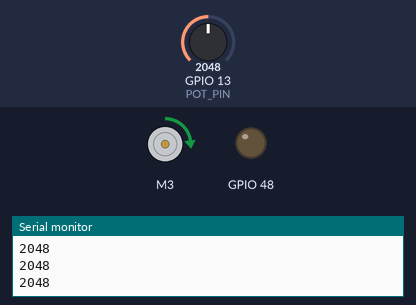
Bench run of a program on a simulated ESP32-S3. Parts: DC motor (green arrow = forward, orange = backward, longer = faster), output pins drawn as LEDs (lit = HIGH), the last lines printed to the serial monitor. The test bench sets the inputs (shaded band); at power-on: GPIO 13 (POT_PIN) = 2048.

Above: at 10.7 s.
10.8 s: GPIO 13 (POT_PIN) set to 2866
At 11.1 s:
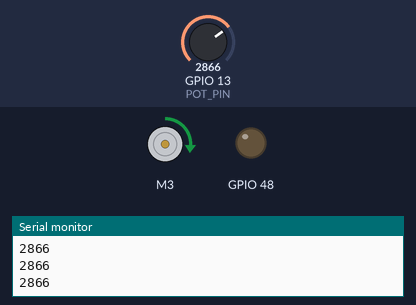
12.3 s: GPIO 13 (POT_PIN) set to 4095
At 13.5 s:
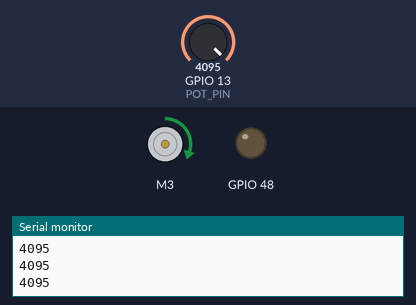
13.8 s: GPIO 13 (POT_PIN) set to 2047
At 14.6 s:
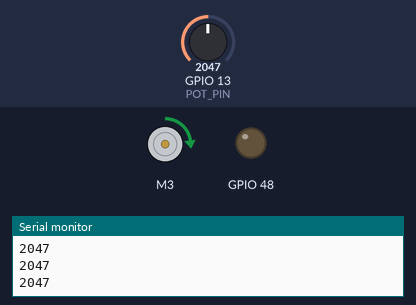
15.3 s: GPIO 13 (POT_PIN) set to 491
At 15.9 s:
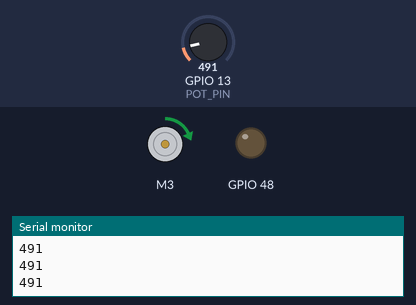
Timing chart, 0 to 17.8 s (numbered marks = the images above; inputs shaded):
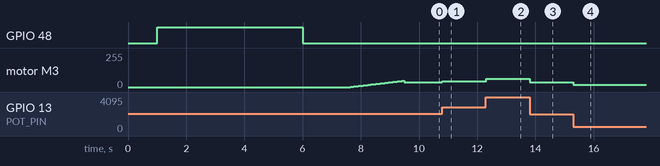

Measured:
- after the input at 10.8 s, motor M3: forward 35/255 → forward 45/255 at once
- after the input at 12.3 s, motor M3: forward 45/255 → forward 61/255 at once
- after the input at 13.8 s, motor M3: forward 61/255 → forward 35/255 at once
- after the input at 15.3 s, motor M3: forward 35/255 → forward 16/255 at once
- by itself, motor M3: rises from stopped to forward 48/255 in 1.9 s, then falls to forward 35/255 in 0.01 s

The program:

main.cpp
```cpp
/* Note: the following code is a modification of the Knob Example that
* comes with the ESC library, so that it works with an ESP32 DevKit V1
* and my particular ESC (generic 30A) and brushless motor (generic 2200KV)
*/

#include <ESP32Servo.h> // ESP32Servo library installed by Library Manager
#include "ESC.h" // RC_ESP library installed by Library Manager

#define ESC_PIN (3) // connected to ESC control wire
#define POT_PIN (13) // Analog pin used to connect the potentiometer center pin

// Note: the following speeds may need to be modified for your particular hardware.
#define MIN_SPEED 1040 // speed just slow enough to turn motor off
#define MAX_SPEED 1240 // speed where my motor drew 3.6 amps at 12v.

ESC myESC (ESC_PIN, 1000, 2000, 500); // ESC_Name (PIN, Minimum Value, Maximum Value, Arm Value)

long int val; // variable to read the value from the analog pin

void setup() {
Serial.begin(115200);
delay(1000);
pinMode(POT_PIN, INPUT);
pinMode(ESC_PIN, OUTPUT);
pinMode(LED_BUILTIN, OUTPUT);
digitalWrite(LED_BUILTIN, HIGH); // set led to on to indicate arming
myESC.arm(); // Send the Arm command to ESC
delay(5000); // Wait a while
digitalWrite(LED_BUILTIN, LOW); // led off to indicate arming completed

// the following loop turns on the motor slowly, so get ready
for (int i=0; i<350; i++){ // run speed from 840 to 1190
myESC.speed(MIN_SPEED-200+i); // motor starts up about half way through loop
delay(10);
}
} // speed will now jump to pot setting

void loop() {
val = analogRead(POT_PIN); // read the pot (value between 0 and 4095 for ESP32 12 bit A to D)
Serial.println(val);
val = map(val, 0, 4095, MIN_SPEED, MAX_SPEED); // scale pot reading to valid speed range
myESC.speed(val); // sets the ESC speed
delay(10); // Wait for a while
}
```
